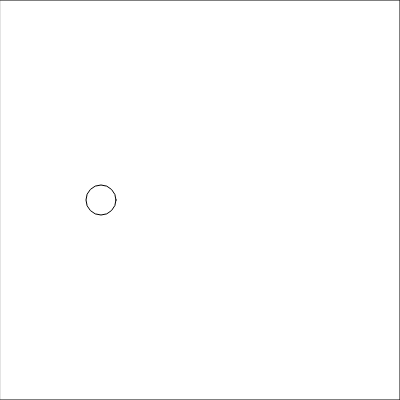
Frame 1 (no input)
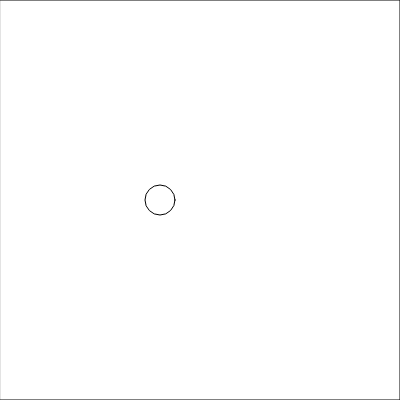
Frame 60 (no input)
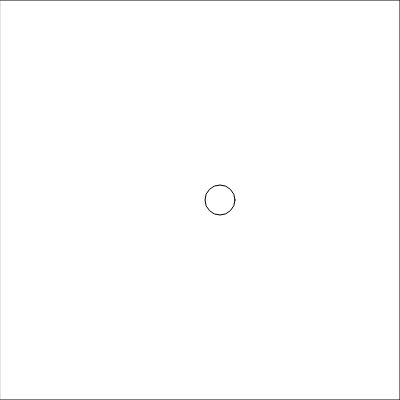
Frame 120 (the mouse pressed at the canvas centre since frame 60)

The p5.js sketch that drew these frames (run headless with seeded random() and noise() and a simulated clock; from frame 60 on, the mouse is pressed at the canvas centre):

// p5.js sketch
// ── sketch.js
// State - Data
let ball = {
  x: 100,
  y:200,
}


function setup() {
  createCanvas(400, 400);
}

function draw() {
  // wipe
  rect(0,0,width,height);
  // Flyt bolden
  updateBall();
  // Tegne bolden
  drawBall();
}

// regler
function updateBall(){
  ball.x += 1;
}

// Grafik
function drawBall(){
  circle(ball.x,ball.y,30);
}
